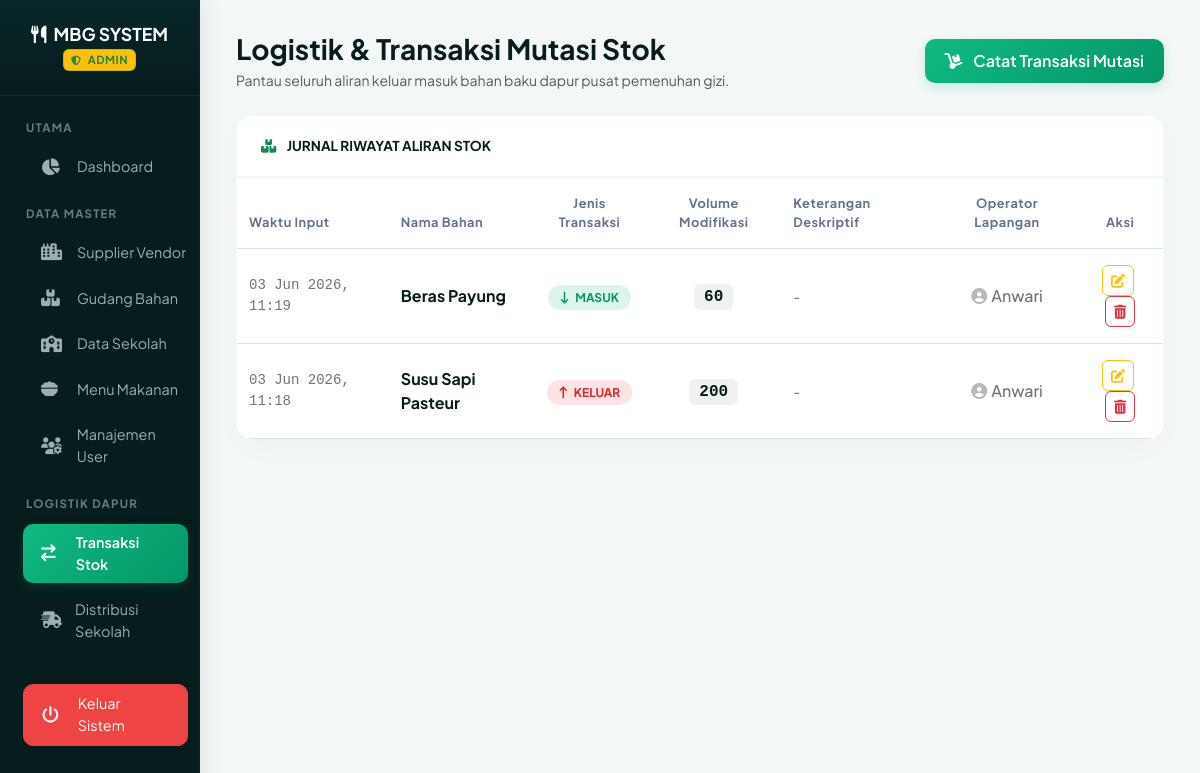
Page /index.php?page=detail_stok (signed in) on the committed database.
### tables this page shows
CREATE TABLE `detail_stok` (
  `id_detail_stok` int(11) NOT NULL,
  `id_stok` int(11) NOT NULL,
  `jenis_transaksi` enum('masuk','keluar') NOT NULL,
  `jumlah` int(11) NOT NULL,
  `keterangan` text DEFAULT NULL,
  `tanggal_transaksi` timestamp NOT NULL DEFAULT current_timestamp(),
  `id_users` int(11) NOT NULL
);

CREATE TABLE `stok_bahan` (
  `id_stok` int(11) NOT NULL,
  `nama_bahan` varchar(100) NOT NULL,
  `jumlah` int(11) NOT NULL COMMENT 'Total stok real-time saat ini',
  `satuan` varchar(20) NOT NULL,
  `tanggal_update` date NOT NULL,
  `id_supplier` int(11) NOT NULL
);

CREATE TABLE `users` (
  `id_users` int(11) NOT NULL,
  `nama` varchar(100) NOT NULL,
  `username` varchar(50) NOT NULL,
  `password` varchar(255) NOT NULL,
  `role` enum('admin','petugas') NOT NULL,
  `created_at` timestamp NOT NULL DEFAULT current_timestamp() ON UPDATE current_timestamp()
);

### controllers/DetailStokController.php (called while the page is built, shortened)
<?php
require_once __DIR__ . '/../config/Database.php';
class DetailStokController {
    private $db;
    public function __construct() {
        $database = new Database();
        $this->db = $database->getConnection();
    }
    public function readAll() {
        $query = "SELECT ds.*, sb.nama_bahan, u.nama as nama_petugas
                  FROM detail_stok ds
                  JOIN stok_bahan sb ON ds.id_stok = sb.id_stok
                  JOIN users u ON ds.id_users = u.id_users
                  ORDER BY ds.id_detail_stok DESC";
        return $this->db->query($query)->fetchAll(PDO::FETCH_ASSOC);
    }
}
?>

### config/Database.php (called while the page is built, shortened)
<?php
class Database {
    private $host = "localhost";
    private $db_name = "db_project_mbg";
    private $username = "root";
    private $password = "";
    public function getConnection() {
        $this->conn = null;
        try {
            $this->conn = new PDO("mysql:host=" . $this->host . ";dbname=" . $this->db_name, $this->username, $this->password);
            $this->conn->setAttribute(PDO::ATTR_ERRMODE, PDO::ERRMODE_EXCEPTION);
            $this->conn->exec("set names utf8mb4");
        } catch(PDOException $exception) {
            echo "Koneksi database gagal: " . $exception->getMessage();
        }
        return $this->conn;
    }
}
?>

### views/detail_stok.php (the view, shortened to what this page needs)
<?php
require_once __DIR__ . '/../controllers/DetailStokController.php';
$stokCtrl = new DetailStokController();
$user_role = $_SESSION['role'] ?? 'petugas';
$bahan_baku = $stokCtrl->readAll();
?>
<div class="container-fluid pt-2">
    <div class="d-flex justify-content-between align-items-center mb-4">
        <div>
            <h3 class="mbg-title mb-1">Logistik & Transaksi Mutasi Stok</h3>
            <p class="text-muted small mb-0">Pantau seluruh aliran keluar masuk bahan baku dapur pusat pemenuhan gizi.</p>
        </div>
        <?php if ($user_role === 'admin'): ?>
            <button class="btn btn-mbg-primary" data-bs-toggle="modal" data-bs-target="#modalTambah">
                <i class="fas fa-dolly me-2"></i> Catat Transaksi Mutasi
            </button>
        <?php endif; ?>
    </div>
    <div class="card mbg-table-card border-0">
        <div class="mbg-table-header d-flex align-items-center">
            <span class="fw-bold text-uppercase tracking-wide" style="font-size: 0.85rem; color: #061c1d;">
                <i class="fas fa-boxes-stacked text-success me-2"></i> Jurnal Riwayat Aliran Stok
            </span>
        </div>
        <div class="table-responsive">
            <table class="table table-hover align-middle mb-0 text-center">
                <thead>
                    <tr>
                        <th class="text-start ps-4">Waktu Input</th>
                        <th class="text-start">Nama Bahan</th>
                        <th>Jenis Transaksi</th>
                        <th>Volume Modifikasi</th>
                        <th class="text-start">Keterangan Deskriptif</th>
                        <th>Operator Lapangan</th>
                        <?php if ($user_role === 'admin'): ?>
                        <th class="pe-4">Aksi</th>
                        <?php endif; ?>
                    </tr>
                </thead>
                <tbody>
                    <?php if (count($bahan_baku) > 0): ?>
                        <?php foreach($bahan_baku as $row): ?>
                        <tr>
                            <td class="text-start ps-4 font-monospace small text-secondary">
                                <?= date('d M Y, H:i', strtotime($row['tanggal_transaksi'])); ?>
                            </td>
                            <td class="text-start fw-bold" style="color: #061c1d;">
                                <?= htmlspecialchars($row['nama_bahan']); ?>
                            </td>
                            <td>
                                <span class="<?= $row['jenis_transaksi'] == 'masuk' ? 'badge-masuk' : 'badge-keluar'; ?>">
                                    <i class="fas <?= $row['jenis_transaksi'] == 'masuk' ? 'fa-arrow-down-long' : 'fa-arrow-up-long'; ?> me-1"></i>
                                    <?= strtoupper($row['jenis_transaksi']); ?>
                                </span>
                            </td>
                            <td>
                                <span class="badge-volume font-monospace">
                                    <?= $row['jumlah']; ?>
                                </span>
                            </td>
                            <td class="text-start text-muted small" style="max-width: 240px; text-overflow: ellipsis; overflow: hidden; white-space: nowrap;">
                                <?= $row['keterangan'] ? htmlspecialchars($row['keterangan']) : '<span class="text-opacity-25">-</span>'; ?>
                            </td>
                            <td class="text-secondary fw-medium">
                                <i class="fas fa-user-circle me-1 opacity-50"></i><?= htmlspecialchars($row['nama_petugas']); ?>
                            </td>
                            <?php if ($user_role === 'admin'): ?>
                                <td class="pe-4">
                                    <button class="btn btn-sm btn-outline-warning rounded-2 me-1 btn-edit-trigger" data-id="<?= $row['id_detail_stok']; ?>" title="Ubah Data">
                                        <i class="fas fa-edit"></i>
                                    </button>
                                    <button class="btn btn-sm btn-outline-danger rounded-2 btn-hapus-trigger" data-id="<?= $row['id_detail_stok']; ?>" title="Hapus Permanen">
                                        <i class="fas fa-trash-alt"></i>
                                    </button>
                                </td>
                            <?php endif; ?>
                        </tr>
                        <?php endforeach; ?>
                    <?php endif; ?>
                </tbody>
            </table>
        </div>
    </div>
</div>

### templates/header.php (style rules this page uses)
body { min-height: 100vh; background-color: #f4f7f7; font-family: 'Plus Jakarta Sans', sans-serif; -webkit-font-smoothing: antialiased; }

### views/detail_stok.php (style rules this page uses)
.mbg-title { color: #061c1d; font-weight: 700; }
.btn-mbg-primary { background: linear-gradient(135deg, #10b981 0%, #059669 100%) !important; color: #ffffff !important; border: none !important; font-weight: 600; border-radius: 10px; padding: 10px 20px; box-shadow: 0 4px 12px rgba(16, 185, 129, 0.2); transition: all 0.25s ease; }
.mbg-table-card { border-radius: 16px !important; border: 1px solid rgba(0, 0, 0, 0.03) !important; box-shadow: 0 10px 30px rgba(6, 28, 29, 0.02) !important; background: #ffffff; overflow: hidden; }
.mbg-table-header { background: #ffffff !important; border-bottom: 2px solid #f1f5f9 !important; padding: 20px 24px; }
.table th { font-size: 0.8rem; text-uppercase: true; letter-spacing: 0.5px; color: #64748b; padding: 16px 12px !important; }
.table td { padding: 16px 12px !important; color: #334155; }
.badge-masuk { background: rgba(16, 185, 129, 0.15) !important; color: #059669 !important; font-weight: 700; padding: 5px 12px; border-radius: 30px; font-size: 0.75rem; }
.badge-keluar { background: rgba(239, 68, 68, 0.15) !important; color: #dc2626 !important; font-weight: 700; padding: 5px 12px; border-radius: 30px; font-size: 0.75rem; }
.badge-volume { background: rgba(6, 28, 29, 0.06) !important; color: #061c1d !important; font-weight: 600; padding: 4px 10px; border-radius: 6px; }

### rows in the picture
detail_stok: tanggal_transaksi "03 Jun 2026, 11:19", id_stok.nama_bahan "Beras Payung", jenis_transaksi "MASUK", jumlah "60", id_users.nama "Anwari"
detail_stok: tanggal_transaksi "03 Jun 2026, 11:18", id_stok.nama_bahan "Susu Sapi Pasteur", jenis_transaksi "KELUAR", jumlah "200", id_users.nama "Anwari"

### other values in the picture
$role "ADMIN"
